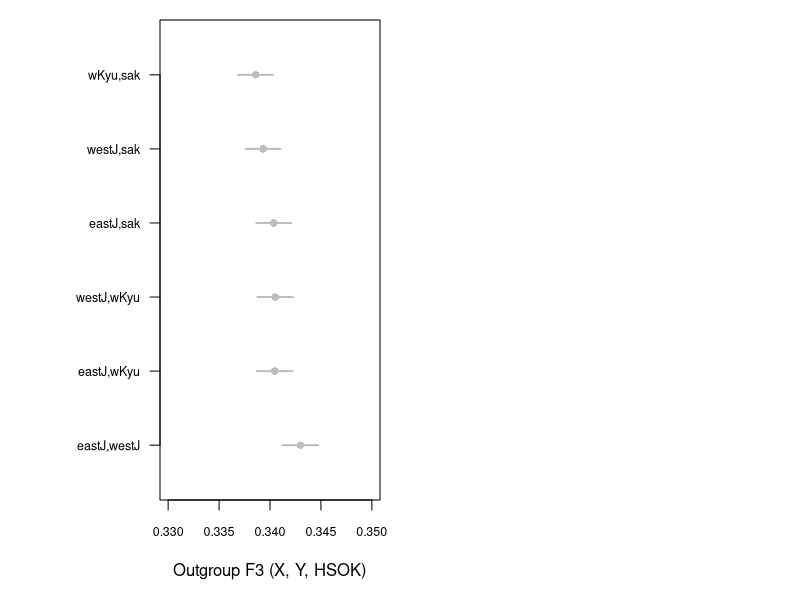

Generate this figure with R:
# ------------------------------------------------------------------
# admixtools2_outgroupF3_33sample_plot.R
#
# Plot the Outgroup F3 statistics
# Date: 2025/04/09
# Author: Shingo Fujimoto
# ------------------------------------------------------------------

# Import the table of outgroup F3
F3statDF <- read.csv("outgroupF3.csv")

# PDF format output
pdf(file = "OutgroupF3_medakaWGS_HSOK_sak_lat_33samples.pdf", width = 6, height = 4)
par(mar=c(5, 8, 1, 1))
par(mfrow = c(1,2))
plot(F3statDF$est, seq(1, length(F3statDF$est), 1),
     ylab = "", xlab = "Outgroup F3 (X, Y, HSOK)", yaxt = "n",
     xlim = c(0.33, 0.35), ylim = c(0.5, length(F3statDF$est) + 0.5),
     main = "", pch = 16, col = "gray", cex.axis = 0.75)

# add the three population combinations at y-axis
axis(side = 2, seq(1, length(F3statDF$est), 1),
     labels = paste0(F3statDF$pop3, ",", F3statDF$pop2), las = 1, cex.axis = 0.75
     )

# SE error bar of Outgroup F3
segments(y0 = seq(1, length(F3statDF$est), 1),
         y1 = seq(1, length(F3statDF$est), 1),
         x0 = F3statDF$est - F3statDF$se,
         x1 = F3statDF$est + F3statDF$se, lwd = 2, col = "gray")

dev.off()

